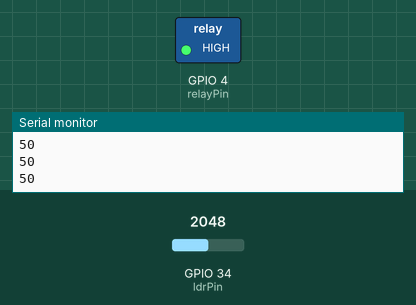
A sketch run on a simulated ESP32. Shown: switched loads named in the sketch (green lamp = pin HIGH), the last lines printed to the serial monitor. Inputs (shaded band) come from the test bench; at power-on: GPIO 34 (ldrPin) = 2048.

Above: at 2.2 s.
2.3 s: GPIO 34 (ldrPin) set to 1698
3.8 s: GPIO 34 (ldrPin) set to 1574
At 5.1 s:
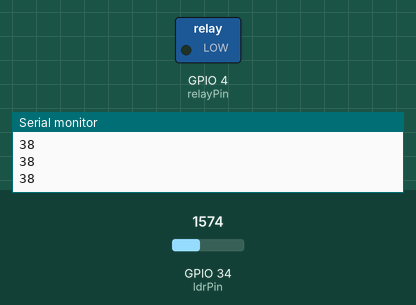
5.5 s: GPIO 34 (ldrPin) set to 2047
At 6.2 s:
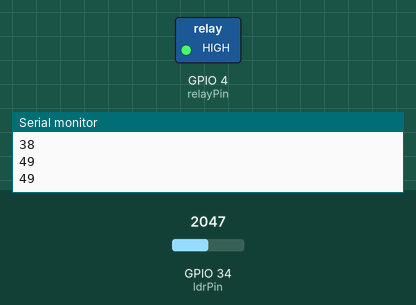
7.0 s: GPIO 34 (ldrPin) set to 1228
At 7.4 s:
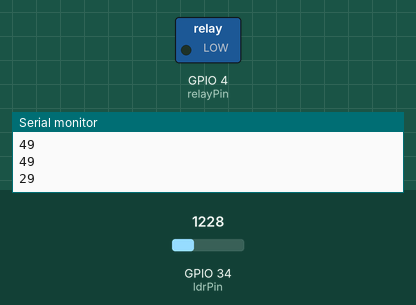
Timing chart, 0 to 9.5 s (numbered marks = the images above; inputs shaded):
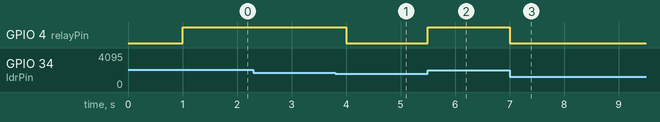

Measured:
- the behaviour switches between 1639 and 1638 on GPIO 34 (ldrPin) (found by bisection; images 0 and 1)
- after the input at 3.8 s, GPIO 4 (relayPin): HIGH → LOW after 0.20 s
- after the input at 5.5 s, GPIO 4 (relayPin): LOW → HIGH at once
- after the input at 7.0 s, GPIO 4 (relayPin): HIGH → LOW at once

The sketch:

LDR_RELAY.ino
```cpp
int ldrPin = 34;
// Mendeklarasikan Pin yang digunakan untuk membaca nilai modul LDR, yaitu GPIO 34
int relayPin = 4;
// Mendeklarasikan Pin yang digunakan untuk input modul relay, yaitu GPIO 34
int ldrValue = 0;
// variabel untuk menyimpan nilai dari modul LDR

void setup() {
  Serial.begin(115200);
  delay(1000);
  pinMode(relayPin, OUTPUT);
  // Fungsi setup() hanya dijalankan sekali ketika program pertama kali dijalankan atau setelah di reset
  // Serial.begin(115200) menginisialisasikan komunikasi serial dengan baud rate sebesar 115200
  // delay(1000) memberikan jeda sebesar 1 detik (1000ms ) sebelum menjalankan fungsi selanjutnya
  // pinMode() mengatur pin digital untuk bekerja sebagai keluaran, tepatnya pada relayPin (GPIO 4)
}

void loop() {
  // Fungsi loop() akan dijalankan berulang setelah fungsi setup() selesai dijalankan
  int LDRmap;
  // Mendeklarasikan variabel untuk menyimpan nilai potensiometer yang sudah di mapping
  ldrValue = analogRead(ldrPin);
  // Menggunakan fungsi analogRead untuk membaca nilai dari pin LDR (ldrPin)
  // Nilai disimpan pada variabel ldrValue
  LDRmap = map(ldrValue, 0, 4096, 0, 100);
  // Mapping nilai potensiometer dengam fungsi map()
  // Mapping / memetakan nilai LDR dengan rentang 0-4096 menjadi rentang 0-100
  // Nilai mapping disimpan pada variabel LDRmap
  Serial.println(LDRmap);
  // Mencetak nilai dari LDRmap ke serial monitor, diikuti dengan baris baru
  if (LDRmap >= 40){
  // Jika nilai LDRmap lebih besar dari sama dengan 40
    digitalWrite(relayPin, HIGH);
    // Fungsi digitalWrite() digunakan untuk mengirimkan sinyal digital HIGH ke relayPin
  }
  else{
  // Jika tidak
    digitalWrite(relayPin, LOW);
    // Fungsi digitalWrite() digunakan untuk mengirimkan sinyal digital LOW ke relayPin
  }
  delay(500);
    // delay(500) memberikan keda sebesar 0,5 detik (500ms) sebelum mengulangi fungsi loop kembali
}
```
